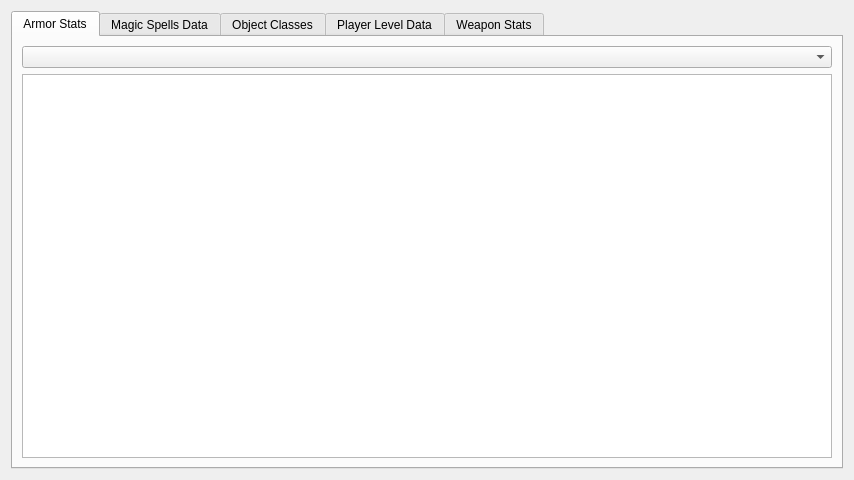
<?xml version="1.0" encoding="UTF-8"?>
<ui version="4.0">
 <class>GameDBEditWidget</class>
 <widget class="QWidget" name="GameDBEditWidget">
  <property name="geometry">
   <rect>
    <x>0</x>
    <y>0</y>
    <width>854</width>
    <height>480</height>
   </rect>
  </property>
  <property name="windowTitle">
   <string>Game Database Editor</string>
  </property>
  <property name="windowIcon">
   <iconset resource="resources.qrc">
    <normaloff>:/db_icon.png</normaloff>:/db_icon.png</iconset>
  </property>
  <layout class="QVBoxLayout" name="verticalLayout_2">
   <item>
    <widget class="QTabWidget" name="tabWidget">
     <property name="currentIndex">
      <number>0</number>
     </property>
     <widget class="QWidget" name="armorStatsTab">
      <attribute name="title">
       <string>Armor Stats</string>
      </attribute>
      <layout class="QVBoxLayout" name="verticalLayout_6">
       <item>
        <widget class="QComboBox" name="armorCombo"/>
       </item>
       <item>
        <widget class="QTableView" name="armorTable">
         <attribute name="horizontalHeaderStretchLastSection">
          <bool>true</bool>
         </attribute>
        </widget>
       </item>
      </layout>
     </widget>
     <widget class="QWidget" name="magicTab">
      <attribute name="title">
       <string>Magic Spells Data</string>
      </attribute>
      <layout class="QVBoxLayout" name="verticalLayout">
       <item>
        <widget class="QComboBox" name="magicCombo"/>
       </item>
       <item>
        <widget class="QTableView" name="magicTable">
         <property name="inputMethodHints">
          <set>Qt::ImhDigitsOnly</set>
         </property>
         <property name="alternatingRowColors">
          <bool>true</bool>
         </property>
         <attribute name="horizontalHeaderStretchLastSection">
          <bool>true</bool>
         </attribute>
        </widget>
       </item>
      </layout>
     </widget>
     <widget class="QWidget" name="objClassDecltab">
      <attribute name="title">
       <string>Object Classes</string>
      </attribute>
      <layout class="QVBoxLayout" name="verticalLayout_3">
       <item>
        <widget class="QComboBox" name="objClassCombo"/>
       </item>
       <item>
        <widget class="QTableView" name="objClassTable">
         <attribute name="horizontalHeaderStretchLastSection">
          <bool>true</bool>
         </attribute>
        </widget>
       </item>
      </layout>
     </widget>
     <widget class="QWidget" name="lvlTab">
      <attribute name="title">
       <string>Player Level Data</string>
      </attribute>
      <layout class="QVBoxLayout" name="verticalLayout_4">
       <item>
        <widget class="QSpinBox" name="levelSpin">
         <property name="prefix">
          <string>Level </string>
         </property>
         <property name="minimum">
          <number>1</number>
         </property>
         <property name="maximum">
          <number>99</number>
         </property>
        </widget>
       </item>
       <item>
        <widget class="QTableView" name="levelTable">
         <attribute name="horizontalHeaderStretchLastSection">
          <bool>true</bool>
         </attribute>
        </widget>
       </item>
      </layout>
     </widget>
     <widget class="QWidget" name="weaponStatTab">
      <attribute name="title">
       <string>Weapon Stats</string>
      </attribute>
      <layout class="QVBoxLayout" name="verticalLayout_5">
       <item>
        <widget class="QComboBox" name="weaponCombo"/>
       </item>
       <item>
        <widget class="QTableView" name="weaponTable">
         <attribute name="horizontalHeaderStretchLastSection">
          <bool>true</bool>
         </attribute>
        </widget>
       </item>
      </layout>
     </widget>
    </widget>
   </item>
  </layout>
 </widget>
 <resources>
  <include location="resources.qrc"/>
 </resources>
 <connections/>
</ui>
